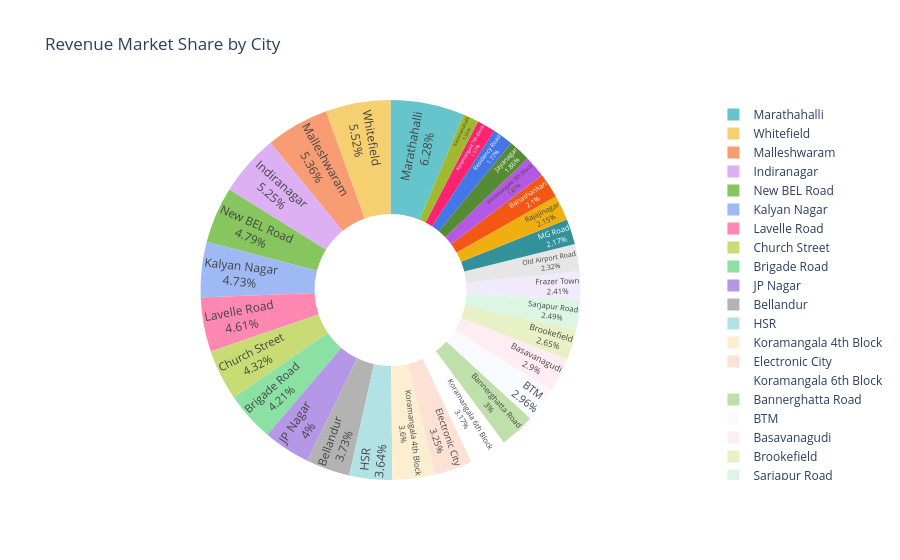

Source (notebook cell):
### Markdown cell above
<h4 style="color: #2b6cb0;">🗺️ Insight 5: Revenue Distribution by City</h4>

####

### Code cell
pdf_city_rev = city_revenue_df.toPandas()

fig5 = px.pie(pdf_city_rev, names='restaurant_city', values='total_revenue', 
              hole=0.4, title='Revenue Market Share by City',
              color_discrete_sequence=px.colors.qualitative.Pastel)

fig5.update_traces(textposition='inside', textinfo='percent+label')
fig5.show()

### Figure 1 — Plotly figure (JSON) as saved in the notebook; plotly's stock layout.template omitted (floating-point values rounded to 4 significant figures)
{"data": [{"domain": {"x": [0, 1], "y": [0, 1]}, "hole": 0.4, "hovertemplate": "restaurant_city=%{label}<br>total_revenue=%{value}<extra></extra>", "labels": ["Marathahalli", "Whitefield", "Malleshwaram", "Indiranagar", "New BEL Road", "Kalyan Nagar", "Lavelle Road", "Church Street", "Brigade Road", "JP Nagar", "Bellandur", "HSR", "Koramangala 4th Block", "Electronic City", "Koramangala 6th Block", "Bannerghatta Road", "BTM", "Basavanagudi", "Brookefield", "Sarjapur Road", "Frazer Town", "Old Airport Road", "MG Road", "Rajajinagar", "Banashankari", "Koramangala 5th Block", "Jayanagar", "Residency Road", "Koramangala 7th Block", "Kammanahalli"], "legendgroup": "", "name": "", "showlegend": true, "textinfo": "percent+label", "textposition": "inside", "type": "pie", "values": [2106000.0, 1851000.0, 1799000.0, 1760000.0, 1606000.0, 1586000.0, 1547000.0, 1449000.0, 1412000.0, 1343000.0, 1251000.0, 1222000.0, 1207000.0, 1090000.0, 1064000.0, 1007000.0, 992400.0, 973100.0, 887400.0, 835700.0, 807400.0, 776700.0, 729400.0, 720200.0, 705500.0, 626700.0, 623800.0, 593000.0, 527200.0, 451500.0]}], "layout": {"legend": {"tracegroupgap": 0}, "piecolorway": ["rgb(102, 197, 204)", "rgb(246, 207, 113)", "rgb(248, 156, 116)", "rgb(220, 176, 242)", "rgb(135, 197, 95)", "rgb(158, 185, 243)", "rgb(254, 136, 177)", "rgb(201, 219, 116)", "rgb(139, 224, 164)", "rgb(180, 151, 231)", "rgb(179, 179, 179)"], "title": {"text": "Revenue Market Share by City"}}}
